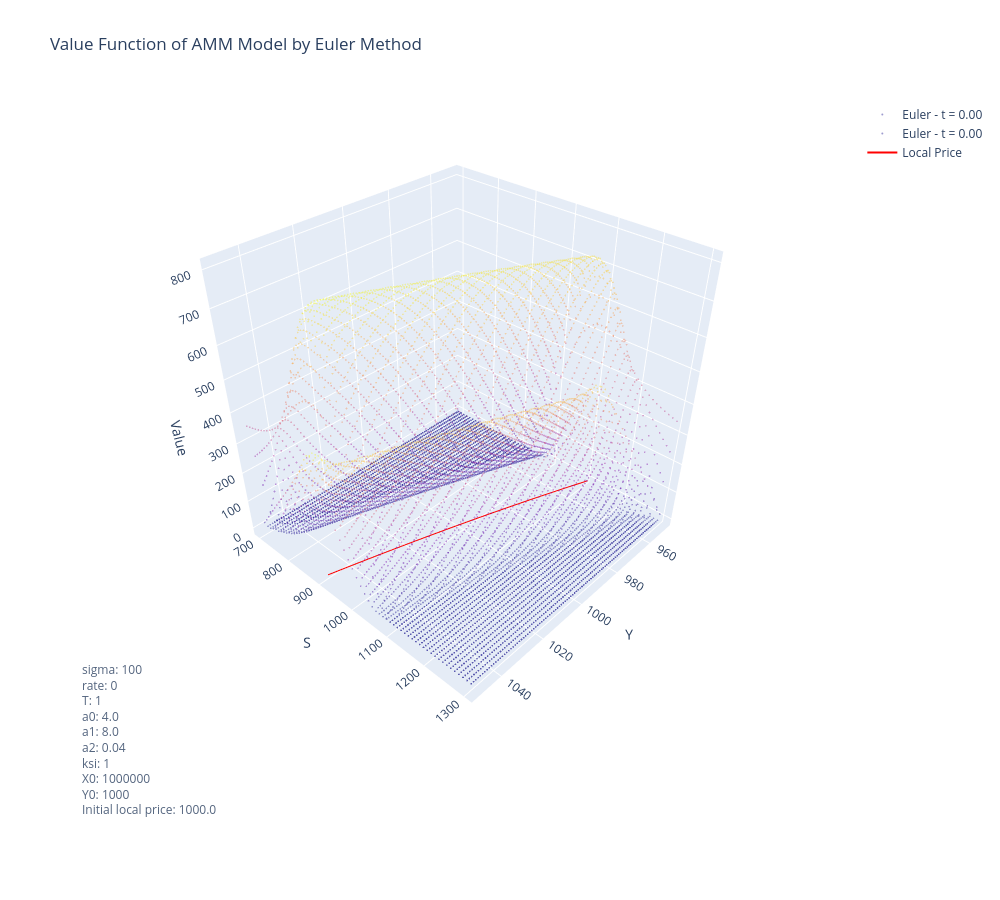

Notebook cell for this chart:
### Markdown cell above
## Euler vs LS Analysis

### Code cell
fig = go.Figure()

input_params = {**params_glob, **params_grid, **params_LP}

# Plot the entire surface as dots
space, jumps = np.meshgrid(all_dicts['res_euler_risk_neutral']['external_mid_price_S'], all_dicts['res_euler_risk_neutral']['jumps_grid'])

for time_factor_k in np.arange(0, 1, 1):
    x = jumps.flatten()
    y = space.flatten()
    z = all_dicts['res_euler_risk_neutral']['V_matrix'][-1 if time_factor == 1 else int(all_dicts['res_euler_risk_neutral']['V_matrix'].shape[0]*time_factor_k), :, :].flatten()

    fig.add_trace(go.Scatter3d(
        x=x,
        y=y,
        z=z,
        mode='markers',
        marker=dict(
            size=1,
            color=z,       # Couleur selon la valeur
            opacity=0.4
        ),
        name=f'Euler - t = {time_factor_k:.2f}'
    ))

    x = jumps.flatten()
    y = space.flatten()
    z = all_dicts['res_euler_risk_averse']['V_matrix'][-1 if time_factor == 1 else int(all_dicts['res_euler_risk_averse']['V_matrix'].shape[0]*time_factor_k), :, :].flatten()

    fig.add_trace(go.Scatter3d(
        x=x,
        y=y,
        z=z,
        mode='markers',
        marker=dict(
            size=1,
            color=z,       # Couleur selon la valeur
            opacity=0.4
        ),
        name=f'Euler - t = {time_factor_k:.2f}'
    ))

fig.add_trace(go.Scatter3d(
    x=x,
    y=params_LP['Y0']*params_LP['X0']/x**2,
    z=np.zeros_like(all_dicts['res_euler_risk_averse']['V_matrix'][0, :, :].flatten()),
    mode='lines',
    line=dict(color='red', width=2),
    name='Local Price',
))

# for k in range(value_function_LS_dict['Y0'].shape[0]):

#     fig.add_trace(go.Scatter3d(
#         x=np.ones_like(S0_matrix)*value_function_LS_dict['Y0'][k], #)jumps[np.where(jumps == value_function_LS_list[0][0])[0][0]], # Find the index of the jump level closest to Y0
#         y=np.arange((1-S_scale_factor)*S0, (1+S_scale_factor)*S0 + h, h), #res_euler['external_mid_price_S'],
#         z=value_function_LS_dict['value_function_LS_risk_neutral'][k, :],
#         mode='lines+markers',
#         marker=dict(color='green', size=3),
#         name='LS Line Slice t=0 - Risk-Neutral'
#     ))

#     fig.add_trace(go.Scatter3d(
#         x=np.ones_like(S0_matrix)*value_function_LS_dict['Y0'][k], #)jumps[np.where(jumps == value_function_LS_list[0][0])[0][0]], # Find the index of the jump level closest to Y0
#         y=np.arange((1-S_scale_factor)*S0, (1+S_scale_factor)*S0 + h, h), #res_euler['external_mid_price_S'],
#         z=value_function_LS_dict['value_function_LS_risk_averse'][k, :],
#         mode='lines+markers',
#         marker=dict(color='purple', size=3),
#         name='LS Line Slice t=0 - Risk-Averse'
#     ))

# Update layout for the 3D plot
fig.update_layout(
    width=1000,
    height=900,
    scene=dict(
        xaxis_title='Y',
        yaxis_title='S',
        zaxis_title='Value',
    ),
    scene_camera=dict(
    eye=dict(x=1.6, y=1.5, z=1.5),
    center=dict(x=0, y=0, z=-0.2) 
    ),
    title = f'Value Function of AMM Model by Euler Method', #at time t={time_factor}',
)

params_text = (
    f"sigma: {input_params['sigma']}<br>"
    f"rate: {input_params['rate']}<br>"
    f"T: {input_params['T']}<br>"
    f"a0: {input_params['a0']}<br>"
    f"a1: {input_params['a1']}<br>"
    f"a2: {input_params['a2']}<br>"
    f"ksi: {input_params['ksi']}<br>"
    f"X0: {input_params['X0']}<br>"
    f"Y0: {input_params['Y0']}<br>"
    f"Initial local price: {input_params['X0']/input_params['Y0']}<br>"
)

fig.add_annotation(
    text=params_text,
    xref="paper", yref="paper",
    align="left",
    showarrow=False,
    x=0, y=0,                       
    font=dict(size=12),
    opacity=0.8
)

fig.show()

### Figure 1 — Plotly figure (JSON) as saved in the notebook; plotly's stock layout.template omitted (floating-point values rounded to 4 significant figures; data arrays with more than 128 entries replaced by an {"elided": "..."} marker saying what was removed)
{"data": [{"marker": {"color": {"elided": "6161 float values"}, "opacity": 0.4, "size": 1}, "mode": "markers", "name": "Euler - t = 0.00", "type": "scatter3d", "x": {"elided": "6161 int values"}, "y": {"elided": "6161 float values"}, "z": {"elided": "6161 float values"}}, {"marker": {"color": {"elided": "6161 float values"}, "opacity": 0.4, "size": 1}, "mode": "markers", "name": "Euler - t = 0.00", "type": "scatter3d", "x": {"elided": "6161 int values"}, "y": {"elided": "6161 float values"}, "z": {"elided": "6161 float values"}}, {"line": {"color": "red", "width": 2}, "mode": "lines", "name": "Local Price", "type": "scatter3d", "x": {"elided": "6161 int values"}, "y": {"elided": "6161 float values"}, "z": {"elided": "6161 float values"}}], "layout": {"annotations": [{"align": "left", "font": {"size": 12}, "opacity": 0.8, "showarrow": false, "text": "sigma: 100<br>rate: 0<br>T: 1<br>a0: 4.0<br>a1: 8.0<br>a2: 0.04<br>ksi: 1<br>X0: 1000000<br>Y0: 1000<br>Initial local price: 1000.0<br>", "x": 0, "xref": "paper", "y": 0, "yref": "paper"}], "height": 900, "scene": {"camera": {"center": {"x": 0, "y": 0, "z": -0.2}, "eye": {"x": 1.6, "y": 1.5, "z": 1.5}}, "xaxis": {"title": {"text": "Y"}}, "yaxis": {"title": {"text": "S"}}, "zaxis": {"title": {"text": "Value"}}}, "title": {"text": "Value Function of AMM Model by Euler Method"}, "width": 1000}}
